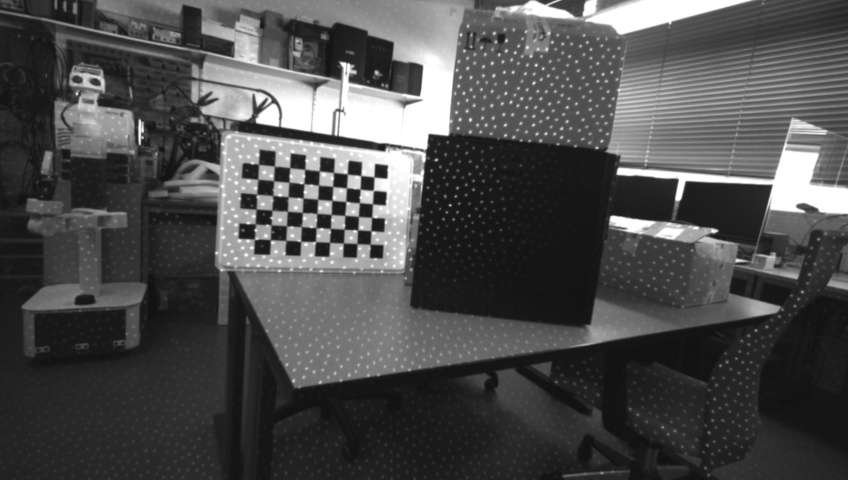
#> input picture lab_1/solutions/HW1.1-data/infra1_1262.jpg, 848 x 480 px; the run also reads 1 picture not shown here
$ jupyter execute --allow-errors NS1-Realsense.ipynb   (shell and % lines are left out)   (older library calls are emulated)
#> lines starting #> are read from the running program, lines starting #| are printed output that depends on the picture
#> further down, img_arr is the input picture: shape (480, 848, 3); min 16, max 255, mean 76.8
Lab 1 for Group C:

    Muhammad Hamas Khan
    Zain Amir Zaman
    Marc Benesch
    Asif Ibna Mustafa

### Download the assets folder required for this notebook from https://syncandshare.lrz.de/getlink/fiLmDyv8FXqFyN1X3hbhwazH/01-Realsense under Lecture
The file structure should all notebooks should be as follows
- Lecture/
   - NSx.ipynb
   - assets/
       - ....
       - ....

# NS1 - Introduction to Realsense and Depth Sensors

This notebook will give you an introduction to depth estimation and depth sensors. We will mainly concentrate on Intel RealSense D435(i) devices, as we are going to be using them during this project lab. By the end of this notebook, you will have a basic understanding of how RGB-D cameras work and we will explore some of the tools we can utilize.

This notebook is structured as follows:

1. Depth Estimation and Depth Sensors
    1.1 Time of Flight Sensors (ToF Sensors)
    1.2 Stereo Depth Sensors
2. Realsense D435(i): Tools and Setup
    2.1 Realsense SDK (python/c++)
        2.2 ROS Wrapper
        2.3 Camera Parameters
3. Stereo Reconstruction
    3.1 Epipolar Line Search and Disparity
4. D435(i) Calibration

## 1 Depth Estimation and Depth Sensors

The goal of depth estimation is to estimate the distance of the objects related to the camera location. With no prior knowledge about the objects in the scene we cannot estimate this only from one monocular image.

<br>

<figure style="text-align:center">

    <figcaption > <b>Indoor Depth Image (from NYU dataset)</b> </figcaption>
</figure>

There are multiple approaches to estimate the depth, depending on which sensors are used in the process. Two examples of these approaches are the Time of Flight (ToF) sensors and the Stereo Depth sensors.

### 1.1 Time of Flight Sensors (ToF Sensors)

<br>

<figure style="text-align:center">
    <center>  </center>
    <figcaption > <b>ToF sensors</b></figcaption>
</figure>

ToF sensors estimate depth by measuring the time it takes for a light pulse to reflect off the target. An example to this type of sensor would be the <b/>Azure Kinect Sensor </b>.

### 1.2 Stereo Depth Sensors

<br>

<figure style="text-align:center">
    <center></center>
    <br>
    <figcaption > <b>Stereo Depth Reconstruction (image source https://www.intelrealsense.com/stereo-depth-vision-basics/)</b></figcaption>
</figure>

<br>

Stereo depth sensors use two infrared/color cameras located on the same baseline with a know distance between their centers. Then the depth is calculated through pixel/block matching using epipolar line search. An example for this sensor type is the Intel RealSense D435(i).

You can find more information about epipolar line search and depth calculation in stereo depth sensors under chapter 3.1 or in reference [8].

<br>

## 2 Realsense D435(i): Tools and Setup

During this lecture we will be using Intel RealSense D435(i) cameras as our main sensors. Therefore, it is helpful to have a basic understanding of how this sensor works and its limitations.

D435 is a stereo-depth camera whereas D435i is the same camera with an additional inertial measurement unit (IMU) sensor. They provide RGB, depth, and IMU data (only with D435i) of their view.

D435 and D435i sensors have stereo infrared depth sensor with static laser pattern for active stereo.

Sensor specification from the [Intel-RealSense-D400-Series-Datasheet](https://www.intel.com/content/dam/support/us/en/documents/emerging-technologies/intel-realsense-technology/Intel-RealSense-D400-Series-Datasheet.pdf):

* 1280x720 active stereo depth resolution
    * active here means with laser pattern emmiter we will revisit the role of the emmiter in the homework.
* 1920x1080 RGB resolution
* Depth Diagonal Field of View (FoV) over 90°
* Dual global shutter sensors for up to 90 FPS depth streaming
* Range 0.2m to over 10m (Varies with lighting conditions)
  * In our applications we keep this range from 0.4 to 2 meters
* D435i includes Inertial Measurement Unit (IMU) for 6 degrees of freedom (6DoF) data.

There are multiple [whitepapers](https://dev.intelrealsense.com/docs/whitepapers) available to show the performace and limitation of these sensors. You can chechk them if you are interested. We will not cover them in this project lab.

### 2.1 Realsense SDK (python/c++)

[Intel RealSense SDK](https://github.com/IntelRealSense/librealsense) (Software Development Kit) is a library for Intel RealSense depth cameras. It allows depth and color streaming and provides intrinsic and extrinsic calibration information. The SDK also allows more functionality, which you can check in the linked repository if you are interested.

We will use the SDK for the first notebook, homework, afterwards we will transition to using ROS Wrapper (sec. 2.2)

#### realsense-viewer

[realsense-viewer](https://github.com/IntelRealSense/librealsense/tree/master/tools/realsense-viewer) is a software that allows visualization, recording, and playing recorded sequences. It is useful for recording small sequences and experimenting with different post-processing filters.

We will use it for intrinsic and stereo-extrinsic calibration.

<br>

<figure style="text-align:center">
    <center> </center>
    <figcaption> <b>Realsense Viewer</b> </figcaption>
</figure>

We will look into calibration and post-processing filters in more detail later.

#### Setup

Installation instructions for realsense SDK and Viewer could be found in the [librealsense](https://github.com/IntelRealSense/librealsense) github repo.

### 2.2 ROS Wrapper

To be able to understand RealSense ROS Wrapper we need first have a quick introduction to Robot Operating System (ROS).

ROS is a set of software libraries and tools that were designed to build robot applications. We are mainly going to use ROS as our communication foundation for our recording system.

For more detailed information about ROS, you can check the official [ROS documentation](https://wiki.ros.org), or you can review our summary.

[Intel RealSense ROS wrapper](https://github.com/IntelRealSense/realsense-ros) is a ROS package which supports multiple applications like streaming color, depth, and point clouds in addition to other examples like SLAM (along with tracking sensors).<mark>This wrapper allows us to easily use RealSense devices within a ROS network.</mark>

<br>

<figure style="text-align:center">

    <figcaption> <b>Rviz visualization of rs-pointcloud launch</b></figcaption>
</figure>

<br>

We will mainly use rosbags to record ego-perspective, and multiview sequences.

#### Setup

In our system we are using [ROS Noetic](https://wiki.ros.org/noetic). The "desktop-full" version includes the packages that we need for ubuntu (https://github.com/IntelRealSense/realsense-ros) as pre-built packages.

If you want to install the ROS Wrapper for your system you need to use the following command.

```bash
apt install ros-noetic-realsense2-camera ros-noetic-realsense2-camera-dbgsym ros-noetic-realsense2-description
```

#### Ros messages

A quick explanation of ROS would be that every <b>node</b> (computer, sensor, etc.) is connected through a <b>ROS Master</b> (a computer), which acts as an information center.

The nodes who want to send any type of messages (in our case: image, depth or motion data) publishes these to the ROS network. These are called <b>publisher nodes</b>.

And the nodes who want to receive (in our case the main computer that we are recording the data) these messages subscribe to these messages in real-time through the ROS Master.

These messages that are being published from the publisher nodes are organized under <b>topics</b>, and their naming structure is similar to a general folder sturucture. A few examples of the topics when we are reading data from a ROS Wrapper <b>rosbag</b> som of the important topics which are dependent to the [launch file](https://github.com/IntelRealSense/realsense-ros/tree/development/realsense2_camera/launch) would be:
* Color image:  `/camera/color/image_raw`, and the corresponding camera parameters are in `/camera/color/camera_info`
* Depth image: `/camera/aligned_depth_to_color/image_raw` and the corresponding camera parameters are in `/camera/aligned_depth_to_color/camera_info`
* Transformation data are published through `/tf` and `/tf_static`

### 2.3 Camera Parameters

The following parameters represent the unique physical model of a camera:

<br>

* $c_x, c_y$: the principal point coordinates: the center of projection
<br>

* $f$: focal length is the distance between the principal point and the image plane
<br>
* $f_x = \frac{f}{pixel\ width}$: focal length
<br>
* $f_y = \frac{f}{pixel\ height}$: focal length
<br>

* 3x3 Calibration matrix $K$: $$K =
    \begin{bmatrix}
        f_x & 0 & c_x \\
       0 & f_y & c_y \\
       0 & 0 & 1 \end{bmatrix}$$
<br>

* 4x3 Camera extrinsics matrix $T=[R|t]$

$$ T = \begin{bmatrix}
r_{0,0} & r_{0,1} & r_{0,2} & t_0\\
r_{1,0} & r_{1,1} & r_{1,2} & t_1\\
r_{2,0} & r_{2,1} & r_{2,2} & t_2\\
\end{bmatrix}$$

<br>

* Distortion Model
Depending on lens shape the difference between real lens shape
D435i has "plumb bob"/"brown conrady" distortion model, which means it has two types of distortion [\[7\]](https://calib.io/blogs/knowledge-base/camera-models).
  * Radial Distortion: Since the lens has a circular shape
  * Tangential Distortion: The image seems tilted and stretched because different lens elements not beeing perfectly aligned, or because the optical axis is not perfectly normal to the sensor plane.

The images we get are <b> already undistorted </b> based on the previous distortion models.

<figure style="text-align:center">

    <figcaption > Pinhole camera and Perspective Projection </figcaption>
</figure>

<br>

Using these parameter we can model our camera with the following equation that projects 3D points into the camera plane:

<br>

$$pixels = K \times [R|t] \times Points$$

$$\begin{bmatrix}
u \\
v \\
1\end{bmatrix} =
\begin{bmatrix}
f_x & 0 & c_x \\
0 & f_y & c_y \\
0 & 0 & 1
\end{bmatrix}
\begin{bmatrix}
r_{0,0} & r_{0,1} & r_{0,2} & t_x \\
r_{1,0} & r_{1,1} & r_{1,2} & t_y\\
r_{2,0} & r_{2,1} & r_{2,2} & t_z\\
\end{bmatrix}
\begin{bmatrix}
x\\
y\\
z\\
1
\end {bmatrix}
$$

To show the effect of different camera parameters we will use pyrender library to render images from a camera while controlling its intrinsics.

[cell 1]
import matplotlib.pyplot as plt
import numpy as np
import trimesh
import numpy as np
import pyrender
from scipy.spatial.transform import Rotation

# loading the sugar box model
# inspired by https://pyrender.readthedocs.io/en/latest/examples/quickstart.html
model_path = 'assets/004_sugar_box/textured.obj'
#> (the rest of this cell did not finish here and is left out)

## 3 Stereo Reconstruction

Stereo reconstruction is the process of converting a pair of stereo images to the to another piece of information, like depth. The correspondance matching between the stereo images is done by the epipolar line search.

<br>

<figure style="text-align:center">

    <br>
    <figcaption > <b>Stereo Reconstruction and Disparity Map</b> </figcaption>
</figure>

### 3.1 Epipolar Line Search and Disparity

* Our goal is to find the matching pixels from left and right image. If we know this, we could use triangles similarity to estimate the depth.
* The projection ray $C_{left}-P$ is a line on the right image plane called the epipolar line ($P_{right}, e_{right}$).
* The intersection of the baeline and the image plane is called an epipole $e_{left}, e_{right}$
* This can be shown in the figure below
<figure style="text-align:center">

    <br>
    <figcaption > <b>Epipolar Line Search</b> </figcaption>
</figure>

<br>

* This means in order to find the matching pixel  for $P$ on the right view we only need to search on the Epipolar line corresponding to the ray $C_{left}-P$.

* In other words, the epipolar constraints will reduce the search space for us to find matching pixels.

* If the relative transformation between both views is only a horizontal displacement (i.e. cameras are alinged to the same basline). Then the the projection of $C_{left}-P$ to the right view view will be on the same row of pixels as in the left image (the epipoles will be in infinity because the baseline will be parallel to the pixels row).

* In practice the relative cameras are not exactly alligned on the same baseline, but have a sligt rotation. Therefore, the process of projecting the image view into a view alligned with the baseline is known as rectification.

* Note: In realsense the ros-topics rectified image topics has the suffix `_rect_raw`

<!-- <figure style="text-align:center">

    <br>
    <figcaption > <b>(https://dev.intelrealsense.com/docs/stereo-depth-cameras-for-phones)</b> </figcaption>
</figure> -->

## 4 D435(i) Calibration

Camera calibration is the process of calculating the true parameters, i.e. intrinsic, extrinsic and lens distortion properties, of the camera. After calibration it is possible to extract 3D information from the 2D images.

We will calibrate and therefore optimize a subset of the sensor parameters to enhance the depth estimation. Realsense SDK provides `realsense-viewer` and `dynamic calibration tool` for calibration. We will not cover calibration with these tools in this course.

With `realsense-viewer` we can calibrate the following:

* On Chip Calibration (stereo camera extrinsics)
* Focal length Calibration (focal length)
* Tare Calibration (stereo camera extrinsics)

For more details check reference [\[9\]](https://dev.intelrealsense.com/docs/intel-realsensetm-d400-series-calibration-tools-user-guide).

# Homework
### Note: Data for tasks 1 and 2 could be found in this link https://syncandshare.lrz.de/getlink/fiLmDyv8FXqFyN1X3hbhwazH/01-Realsense under Homework

### 1. Stereo Reconstruction and laser-pattern (workload 1 student):
In this exercise, we will have a look over the
1. Read the color, infrared1, infrared2 images in the folder Homework/HW-1-data (images with numbers (1262, 1755, 1131, 0000))
2. Use OpenCV Stereo Block Matching to find the disparity map, then use the equation for depth to calculate the estimated depth map. You could assume that (focal_length=970 mm, baseline=50 mm)
3. Use OpenCV to visualize the reconstructed depth image along with the infrared images using `cv2.imshow`.
A sample reconstruction could be seen in the image below.

4. What is the difference between the depth quality with respect to
     1. planes with texture (Checkerboard) vs. planes without texture (the PC case)
     2. with laser pattern (1262,1755) vs no laser-pattern (0000,1131)

### 2. Object Twin (workload 3 students):
In this exercise, we will load a realsense-viewer rosbag recording, then use opencv and pyrender to create a twin of a moving checkerboard.
1. Loading color and depth data:
     * Use pyrealsense2 to read the bagfile and acquire color, depth, aligned depth to color, color camera intrinsics, depth camera intrinsics. (Show the images in a loop using `cv2.imshow`)

2. Checkerboard detection and tracking:
     * The checkerboard has a `6x9` pattern where each square has an edge length of 4 cm.
     * Using opencv we want Find its corners (use `cv2.findChessboardCorners`, and `cv2.cornersSubPix`). then use `cv2.drawChessboardCorners` to overlay the detections on the colored image
     * From the previous step, you will have 2D/3D correspondences for the corners. Use `cv2.solvePnP` to estimate the object to camera translation and rotation vectors.
     * *Extra:* Use opencv drawing utils and perspective projection function to draw a 3D axis, and a cropping mask for the board. Useful functions here could be `cv2.line,cv2.projectPoints,cv2.fillPoly`.
3. Modeling the checkerboard in pyrender:
    * Using pyrender create a scene with camera and a `Box` mesh corresponding to the checkerboard.
    * Notes:
      1. You will need to scale the box and shift its center to match the checkerboard 3d coordinate system in opencv
      2. To convert from opencv camera to pyrender camera in you system you may need to rotate your objects by 90 degees around the X-axis (depending on your implementation)
4. Visualization and Comparasion:
    * In the loop, update the mesh pose with the updated pose of the checkerboard
    * Compare the rendered depth value to the actual algined_depth values we got from realsense.
    * Optional: Report the Root Mean Squared Error RMSE between the rendered depth, and the actual depth within the detected area
a sample visualization could be seen in the figuire below

### Homework 1 - Solutions

[cell 2]
import cv2
import os
import matplotlib.pyplot as plt
import numpy as np
import trimesh
import pyrender
from scipy.spatial.transform import Rotation


path = "HW1.1-data"

image_filenames = [
    "infra1_1262.jpg", "infra1_1755.jpg", "infra1_0000.jpg",
    "infra2_1262.jpg", "infra2_1755.jpg", "infra2_0000.jpg",
    "color1262.jpg", "color1755.jpg", "color0000.jpg",
]

#> (the rest of this cell did not finish here and is left out)

[cell 3]
imgL, imgR = cv2.imread("HW1.1-data/color1755.jpg"), cv2.imread("HW1.1-data/color0000.jpg")
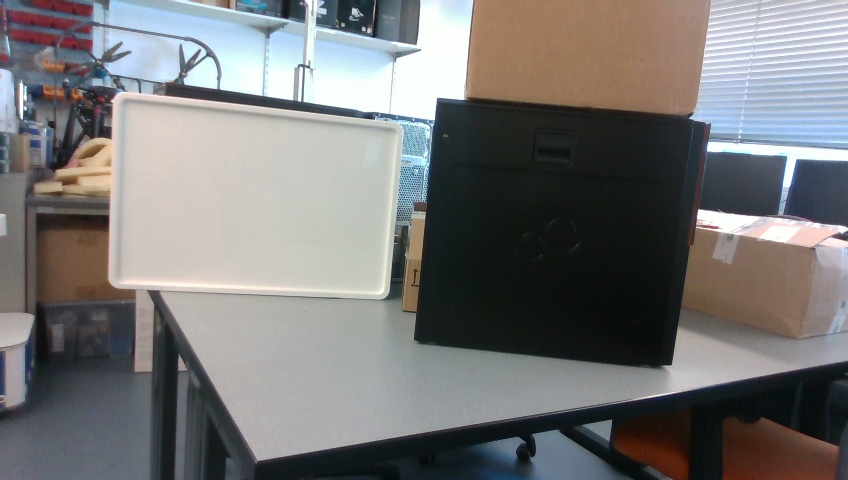
#> input picture lab_1/solutions/HW1.1-data/color0000.jpg, 848 x 480 px
#> imgR is the input picture: shape (480, 848, 3); mean B, G, R 118.8, 118.8, 119.5

baseline = 50 # mm
focal_length = 970 # mm

#> (the rest of this cell did not finish here and is left out)

[cell 4]
left_infrared = cv2.imread("HW1.1-data/infra1_0000.jpg", cv2.IMREAD_GRAYSCALE).astype(np.float32)
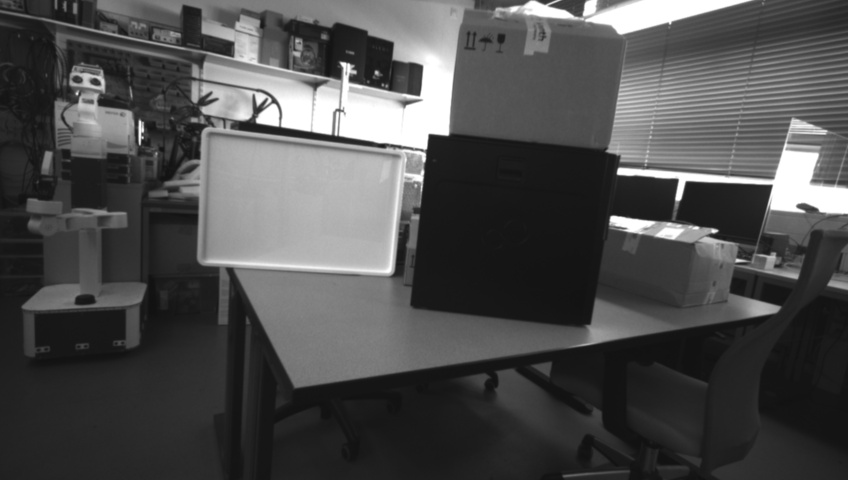
#> left_infrared: shape (480, 848) float32; min 17, max 255, mean 77.2
right_infrared = cv2.imread("HW1.1-data/infra2_0000.jpg", cv2.IMREAD_GRAYSCALE).astype(np.float32)
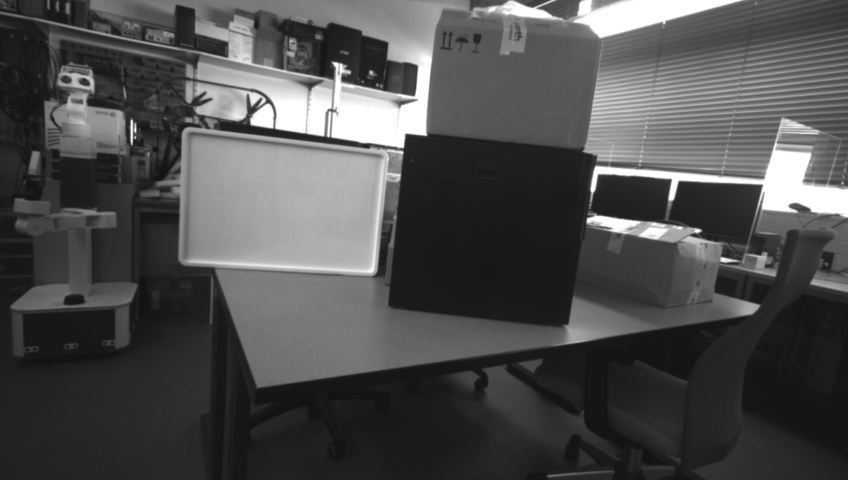
#> input picture lab_1/solutions/HW1.1-data/infra2_0000.jpg, 848 x 480 px
#> right_infrared: shape (480, 848) float32; min 18, max 255, mean 78
color_img = cv2.imread("HW1.1-data/color0000.jpg", cv2.IMREAD_GRAYSCALE).astype(np.float32)
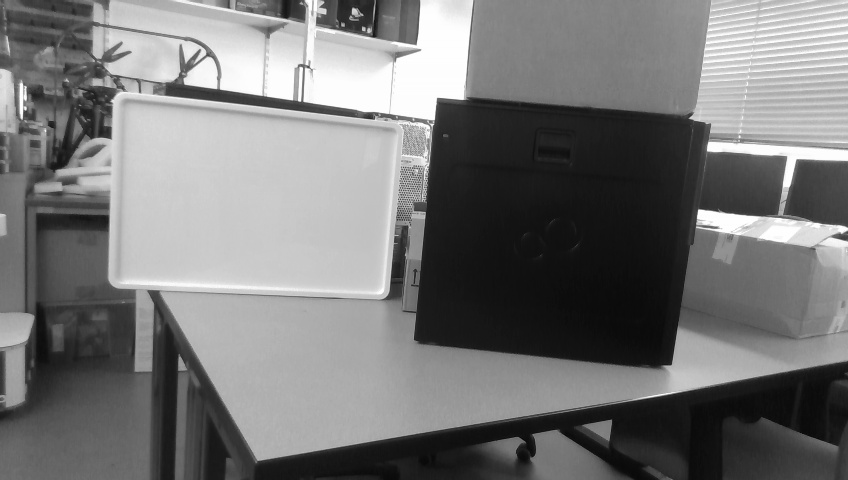
#> color_img: shape (480, 848) float32; min 3, max 255, mean 119
#> (the rest of this cell did not finish here and is left out)
